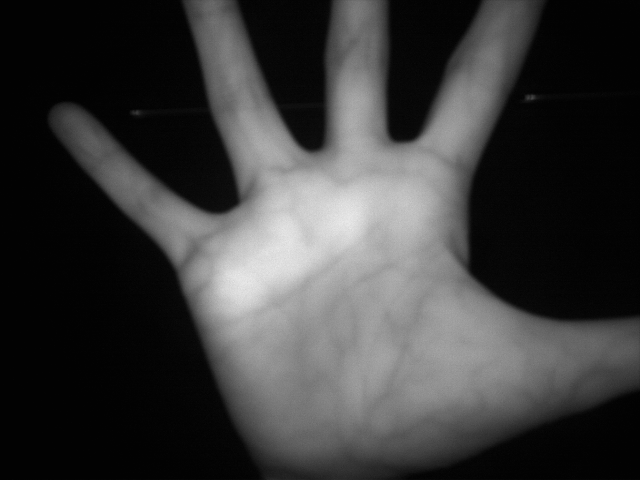
#> input picture data/base/1/1/1_1.bmp, 640 x 480 px; its folder holds only this picture in this run
$ python preprocess.py   (older library calls are emulated)
#> lines starting #> are read from the running program, lines starting #| are printed output that depends on the picture; after the words box and inside, x2 and y2 are one past the last pixel; in counts of white or black regions, pixels touching at a corner belong together
#> further down, img is the input picture: shape (480, 640); min 2, max 236, mean 59.1
### palm_roi_extract_.py
#!/usr/bin/python3
# -*- coding: utf-8 -*-
# @Author : 2021
# @Time : 2024/01/01 1:31
# @Software:palm_roi_extract_.py

import cv2
import numpy as np
from scipy.signal import find_peaks


# def white_col_detect(img, limit=0.5, axis=0):
#     """
#     检测图像中的白色列
#     :param img: 图像
#     :param limit: 白色像素占比阈值
#     :return: 是否大于该阈值limit
#     """
#     # 拷贝图像
#     img_ = img.copy()
#     # 统计白色行
#     white_col = np.sum(img_, axis=1 - axis) == 0
#     # 统计白色行数
#     count = len(white_col) - np.count_nonzero(white_col)
#     # 计算白色行占比
#     ratio = count / img_.shape[axis]
#     # 判断是否大于阈值
#     if ratio > limit:
#         return True


def evaluate_pic_quality(img, desp="图像"):
    """
    评估图像质量
    :param img: 图像
    :param desp: 图像路径 作为判别到达是哪个图像质量不够好
    :return: 若图像质量不够好, 则返回None, 否则返回处理后的图像和对应的ROI
    """
#> called with desp = '1_1.bmp'
    # 拷贝图像
    img_ = img.copy()
    # 高斯滤波
    blur = cv2.GaussianBlur(img_, (5, 5), 0)

    # OTSU二值化
    ret, thresh = cv2.threshold(blur, 0, 255, cv2.THRESH_BINARY_INV + cv2.THRESH_OTSU)
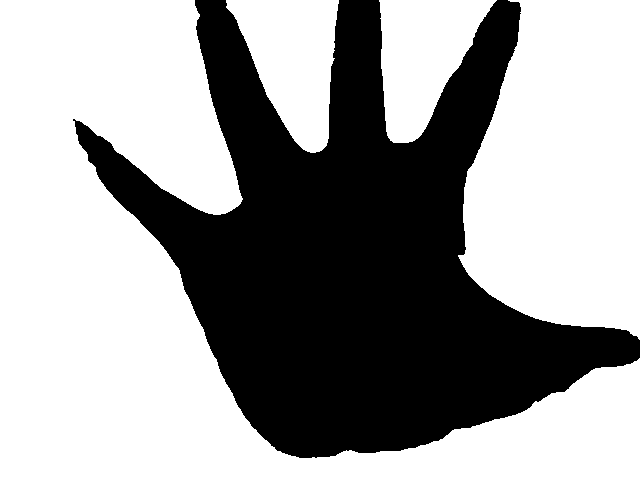
#> thresh: shape (480, 640); 61.9% white; 1 black region, box (x1, y1, x2, y2) and area: (73, 0, 640, 458) 117167
#> ret = 74

    # 膨胀操作
    kernel = np.ones((3, 3), np.uint8)
    dilation = cv2.dilate(thresh, kernel, iterations=1)
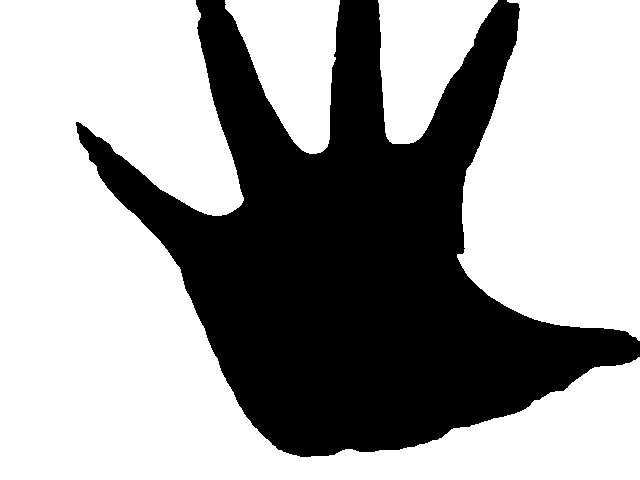
#> dilation: shape (480, 640); 62.8% white; 1 black region


    # 轮廓检测
    contours, hierarchy = cv2.findContours(dilation, cv2.RETR_TREE, cv2.CHAIN_APPROX_SIMPLE)
#> contours = 4 contours; box (x1, y1, x2, y2) and area: (0, 0, 640, 480) 119955, (457, 0, 640, 341) 49412, (225, 0, 340, 154) 10980, (378, 0, 498, 144) 10528

    # 最大轮廓效果并不理想, 故尝试直接删去小区域, 取 0.5 ~ 0.95 之间的区域
    """
    所以说 都是这个傻逼轮廓检测的锅
    每次效果垃圾都是因为轮廓检测的问题
    """
    img_area = img_.shape[0] * img_.shape[1]
    contours_ = [cnt for cnt in contours if img_area * 0.95 > cv2.contourArea(cnt) > img_area * 0.3]
#> contours_ = 1 contour; box (x1, y1, x2, y2) and area: (0, 0, 640, 480) 119955

    # 若轮廓数目为0, 则认为图像质量太好了, 不是傻逼设备1的图像, 直接走近路
    if len(contours_) == 0:
        # 构造背景
        bg = np.zeros_like(img_)

        # 轮廓检测 仅检测最大轮廓
        max_contour = max(contours[1:], key=cv2.contourArea)

        cv2.fillPoly(bg, [max_contour], (255, 255, 255))

        # # 如果白色区域过多, 则认为图像质量不够好
        # # 如果纯白行数大于图像高度的 0.7, 则认为图像质量不够好
        # if white_col_detect(bg, 0.8):
        #     print(1)
        #     return None, None
        #
        # # 同理, 如果纯白列数大于图像宽度的 0.5, 则认为图像质量不够好
        # if white_col_detect(bg, 0.8, 1):
        #     print(2)
        #     return None, None

        # 按位与 得到原图像在最大轮廓外的部分
        result = cv2.bitwise_and(img_, bg)

        return result, bg

    # 画出轮廓
    bg = np.ones_like(img_) * 255
    cv2.drawContours(bg, contours_, -1, (0, 255, 0), 3)
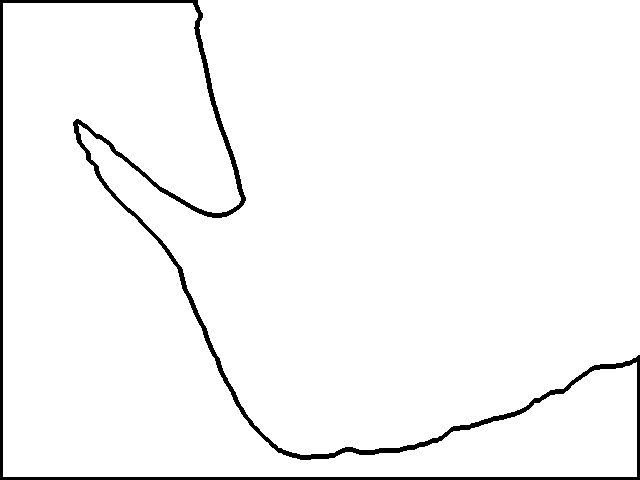
#> bg: shape (480, 640); 96.9% white; 1 black region


    # 轮廓检测 仅检测最大轮廓
    contours, hierarchy_ = cv2.findContours(bg, cv2.RETR_TREE, cv2.CHAIN_APPROX_SIMPLE)
#> contours = 2 contours; box (x1, y1, x2, y2) and area: (78, 0, 640, 455) 182922, (3, 3, 637, 477) 112484
    max_contour = max(contours[1:], key=cv2.contourArea)
#> max_contour = contour of 529 points, box (x1, y1, x2, y2) (78, 0, 640, 455), area 182922

    """
    由于图像质量问题, 可能会导致轮廓检测成手掌外部, 考虑手掌位于中心部分, 故考察轮廓中心是否位于轮廓内部
    """

    # 计算轮廓中心
    M = cv2.moments(max_contour)
#> M = moments, m00 182922.5, centre m10/m00, m01/m00 = (412.1, 209.6)
    cx = int(M['m10'] / M['m00'])
#> cx = 412
    cy = int(M['m01'] / M['m00'])
#> cy = 209

    # 判断轮廓中心是否位于轮廓内部 若不在
    if cv2.pointPolygonTest(max_contour, (cx, cy), False) >= 0:
        # 画出最大轮廓
        mask = np.zeros_like(img_)
        cv2.fillPoly(mask, [max_contour], (255, 255, 255))
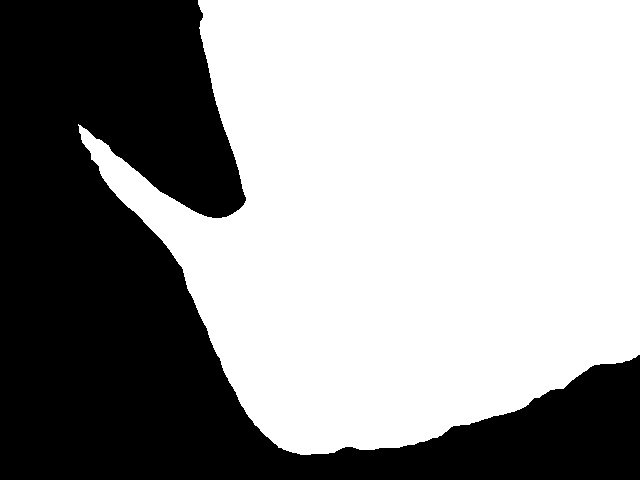
#> mask: shape (480, 640); 59.8% white; 1 black region, box (x1, y1, x2, y2) and area: (0, 0, 640, 480) 123347

        # 按位与 得到原图像在最大轮廓内的部分
        result = cv2.bitwise_and(img_, mask)
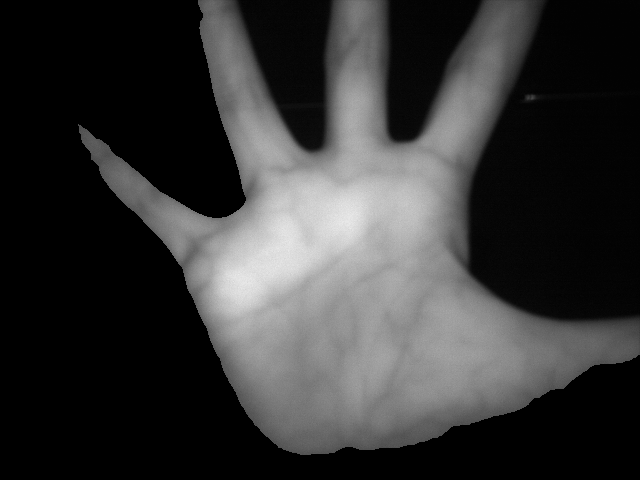
#> result: shape (480, 640); min 0, max 236, mean 54.1
    # 否则, 轮廓中心位于轮廓内部,
    else:
        mask = np.ones_like(img_) * 255
        cv2.fillPoly(mask, [max_contour], (0, 0, 0))

        # 按位与 得到原图像在最大轮廓外的部分
        result = cv2.bitwise_and(img_, mask)

    # 重新获得ROI
    # 拷贝图像
    img__ = img_.copy()
    # 高斯滤波
    blur_ = cv2.GaussianBlur(img__, (3, 3), 0)

    # OTSU二值化
    ret, thresh = cv2.threshold(blur_, 0, 255, cv2.THRESH_BINARY_INV + cv2.THRESH_OTSU)
#> thresh: shape (480, 640); 61.8% white; 1 black region, box (x1, y1, x2, y2) and area: (72, 0, 640, 459) 117248
#> (the rest of the program and of its run is left out)
